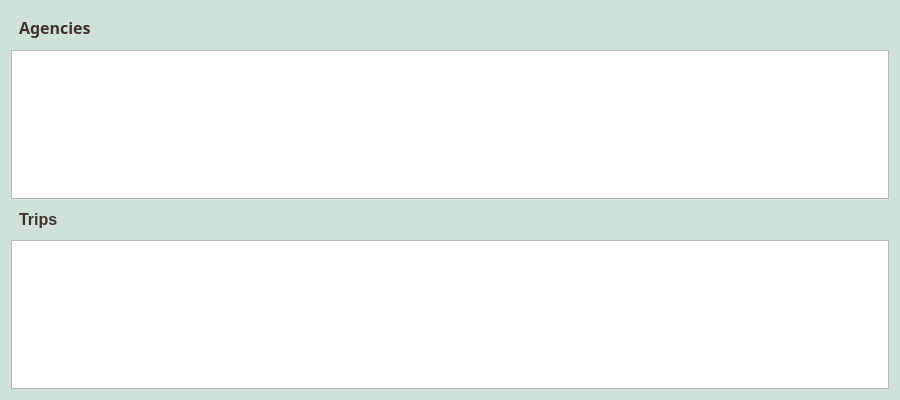
<?xml version="1.0" encoding="UTF-8"?>
<ui version="4.0">
 <class>Form</class>
 <widget class="QWidget" name="Form">
  <property name="geometry">
   <rect>
    <x>0</x>
    <y>0</y>
    <width>900</width>
    <height>400</height>
   </rect>
  </property>
  <property name="sizePolicy">
   <sizepolicy hsizetype="Expanding" vsizetype="Expanding">
    <horstretch>1</horstretch>
    <verstretch>0</verstretch>
   </sizepolicy>
  </property>
  <property name="minimumSize">
   <size>
    <width>900</width>
    <height>400</height>
   </size>
  </property>
  <property name="maximumSize">
   <size>
    <width>900</width>
    <height>700</height>
   </size>
  </property>
  <property name="windowTitle">
   <string>Form</string>
  </property>
  <property name="styleSheet">
   <string notr="true">#Form {
border-style: solid;
border-color:  #f2f7f5;
background: #cfe2da; 

}

#Form QListWidget {
	background-color: #F0FCF7;
   border-radius: 10px;
	padding: 5px 5px 5px 5px;
	text-align: center;
    color:#41312b;
}

#Form QPushButton {
	background-color: #587b6d;
   border-radius: 10px;
	padding: 5px 5px 5px 5px;
	text-align: center;
    color:#f2b198;
}

#Form QLineEdit {
	background-color: #F0FCF7;
   border-radius: 10px;
	padding: 5px 5px 5px 5px;
	text-align: center;
    color:#41312b;
}

#Form QLabel {
   border-radius: 10px;
	padding: 5px 5px 5px 5px;
	text-align: center;
    color:#41312b;
}

#Form QComboBox {
	background-color: #587b6d;
   border-radius: 10px;
	padding: 5px 5px 5px 100px;
	text-align: center;
    color:#f2b198;
    
}

#Form QPushButton:hover {
	background-color: #408d49;
   border-radius: 10px;
       color:#fde1d6;
}
</string>
  </property>
  <layout class="QVBoxLayout" name="verticalLayout">
   <item>
    <layout class="QGridLayout" name="gridLayout">
     <item row="3" column="0">
      <widget class="QTableView" name="AgenciesTableView"/>
     </item>
     <item row="1" column="0">
      <widget class="QLabel" name="label_5">
       <property name="font">
        <font>
         <family>72</family>
         <pointsize>8</pointsize>
         <italic>false</italic>
         <bold>false</bold>
        </font>
       </property>
       <property name="layoutDirection">
        <enum>Qt::LeftToRight</enum>
       </property>
       <property name="styleSheet">
        <string notr="true"/>
       </property>
       <property name="text">
        <string>&lt;html&gt;&lt;head/&gt;&lt;body&gt;&lt;p&gt;&lt;span style=&quot; font-size:12pt; font-weight:600;&quot;&gt;Agencies&lt;/span&gt;&lt;/p&gt;&lt;/body&gt;&lt;/html&gt;</string>
       </property>
      </widget>
     </item>
    </layout>
   </item>
   <item>
    <layout class="QGridLayout" name="gridLayout_2">
     <item row="0" column="0">
      <widget class="QLabel" name="label_8">
       <property name="styleSheet">
        <string notr="true"/>
       </property>
       <property name="text">
        <string>&lt;html&gt;&lt;head/&gt;&lt;body&gt;&lt;p&gt;&lt;span style=&quot; font-size:12pt; font-weight:600;&quot;&gt;Trips&lt;/span&gt;&lt;/p&gt;&lt;/body&gt;&lt;/html&gt;</string>
       </property>
      </widget>
     </item>
     <item row="1" column="0">
      <widget class="QTableView" name="TripsTableView"/>
     </item>
    </layout>
   </item>
  </layout>
 </widget>
 <resources/>
 <connections/>
</ui>
